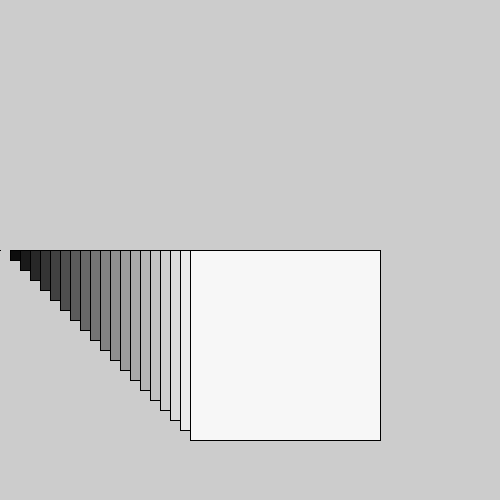
Frame 1 (no input)
Frame 60 (the mouse pressed at the canvas centre just before this capture): identical to frame 1, image omitted
Frame 120 (the mouse held since frame 60 and released just before this capture): identical to frame 1, image omitted

The Processing sketch that drew this single still picture (run headless with seeded random() and noise(); from frame 60 on, the mouse is pressed at the canvas centre):

// Processing sketch: forloop_1
// ── forloop_1.pde
void setup() {
  size(500, 500);
}

void draw() {
  for (int i=0; i<20; i++) {
    fill(13*i);
    rect(10*i, height/2, 10*i, 10*i);
  }
}
